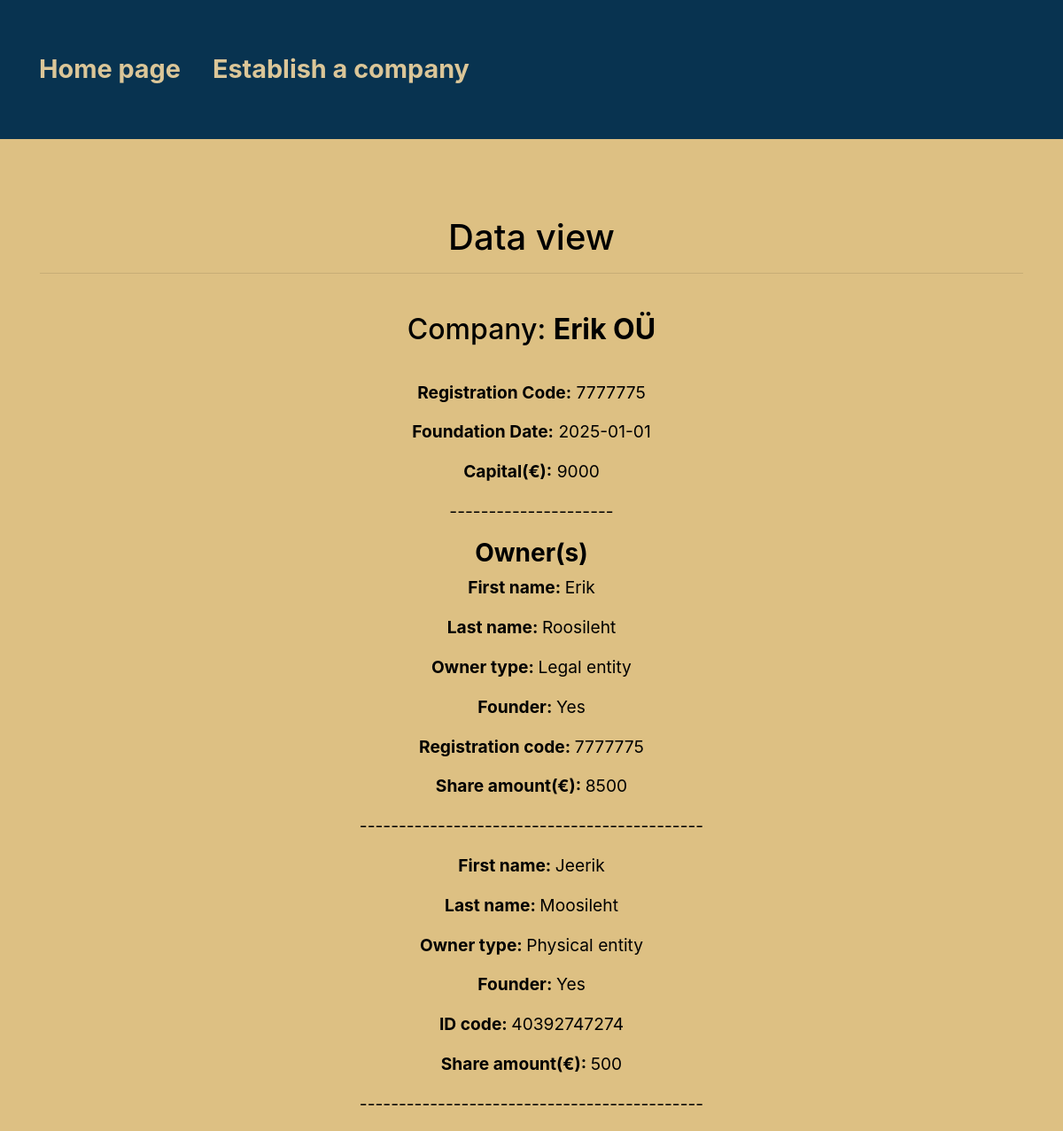
The app's page /data_view?company_id=1 with its own data.
### website/models.py (models this page shows, shortened)
class Company(db.Model):
    id = db.Column(db.Integer, primary_key=True)
    name = db.Column(db.String(100), nullable=False)
    registration_code = db.Column(db.String(7), unique=True, nullable=False)
    foundation_date = db.Column(db.Date, default=date.today, nullable=False)
    capital = db.Column(db.Integer, nullable=False)
    owners = db.relationship('Owner', backref='company', lazy=True)

class Owner(db.Model):
    id = db.Column(db.Integer, primary_key=True)
    owner_type = db.Column(db.String(10), nullable=False)
    first_name = db.Column(db.String(50), nullable=False)
    last_name = db.Column(db.String(50), nullable=False)
    personal_id = db.Column(db.String(11), nullable=False)
    share_amount = db.Column(db.Integer,default=0, nullable=False)
    is_founder = db.Column(db.Boolean, default=True, nullable=False)
    company_id = db.Column(db.Integer, db.ForeignKey('company.id'), nullable=False, index=True)

### website/views.py (the view)
@views.route('/data_view', methods=['GET'])
def data_view():
    company_id = request.args.get('company_id')
    company = Company.query.filter_by(id=company_id).first()
    if company_id:
        company = Company.query.filter_by(id=company_id).first()
    else:
        company = Company.query.order_by(Company.id.desc()).first()
    return render_template("data_view.html", companies=[company])

### website/templates/data_view.html (shortened to what this page needs)
{% extends "base.html" %}
{% block content %}
<br><br><br>
<h1 align="center">Data view</h1>
<hr>
<br>
<div align="center">
    {% if companies %}
        {% for company in companies %}
        <h2>Company: <strong>{{ company.name }}</strong></h2>
        <br>
        <p><strong>Registration Code:</strong> {{ company.registration_code }}</p>
        <p><strong>Foundation Date:</strong> {{ company.foundation_date }}</p>
        <p><strong>Capital(€):</strong> {{ company.capital }}</p>
        <p>---------------------</p>
        <h3><strong>Owner(s)</strong></h3>
        {% if company.owners %}
            {% for owner in company.owners %}
                {% if owner.owner_type == 'Physical' %}
                <p><strong>First name: </strong> {{ owner.first_name }}</p>
                <p><strong>Last name: </strong> {{ owner.last_name }}</p>
                <p><strong>Owner type: </strong> {{ owner.owner_type }} entity</p>
                    {% if owner.is_founder %}
                    <p><strong>Founder: </strong> Yes</p>
                    {% else %}
                    <p><strong>Founder: </strong> No</p>
                    {% endif %}
                <p><strong>ID code: </strong> {{ owner.personal_id }}</p>
                <p><strong>Share amount(€): </strong> {{ owner.share_amount }}</p>
                <p>--------------------------------------------</p>
                {% else %}
                <p><strong>First name: </strong> {{ owner.first_name }}</p>
                <p><strong>Last name: </strong> {{ owner.last_name }}</p>
                <p><strong>Owner type: </strong> {{ owner.owner_type }} entity</p>
                {% if owner.is_founder %}
                    <p><strong>Founder: </strong>Yes</p>
                    {% else %}
                    <p><strong>Founder: </strong>No</p>
                    {% endif %}
                <p><strong>Registration code: </strong> {{ company.registration_code }} </p>
                <p><strong>Share amount(€): </strong> {{ owner.share_amount }}</p>
                <p>--------------------------------------------</p>
                {% endif %}
            {% endfor %}
        {% else %}
            <p>No owners found for this company.</p>
        {% endif %}
        {% endfor %}
    {% else %}
        <p>No results found for your search.</p>
    {% endif %}
</div>
{% endblock %}

### website/templates/base.html (shortened to what this page needs)
<!DOCTYPE html>
<html>
  <head>
    <link
      rel="stylesheet"
      href="https://stackpath.bootstrapcdn.com/bootstrap/4.4.1/css/bootstrap.min.css"
    />
    <link
      rel="stylesheet"
      href="https://stackpath.bootstrapcdn.com/font-awesome/4.7.0/css/font-awesome.min.css"
      />
    <link
      rel="stylesheet"
      href="static/styles.css"
      />
    <link rel="stylesheet" href="https://pyscript.net/releases/2024.5.1/core.css">
  </head>
  <body>
    <nav class="navbar navbar-expand-lg">
        <div class="collapse navbar-collapse" id="navbar">
          <div class="navbar-nav">
            {% if request.endpoint == 'views.home' %}
            <a class="nav-item nav-link" href="/establish"><strong>Establish a company</strong></a>
            {% elif request.endpoint == 'views.data_view' %}
            <div class="navbar-nav"><a class="nav-item nav-link" href="/"><strong>Home page</strong></a></div>
            <div class="navbar-nav"><a class="nav-item nav-link" href="/establish"><strong>Establish a company</strong></a></div>
            {% else %}
            <a class="nav-item nav-link" href="/"><strong>Home page</strong></a>
            {% endif %}
          </div>
        </div>
    </nav>
    <div class="container">
      {% block content %}
       {% endblock %}
    </div>
  </body>
</html>

### website/static/styles.css (style rules this page uses)
body { background-color: rgb(221, 192, 131); font-size: 1.2em; color: black; }
.navbar { background-color: rgba(8, 51, 80); padding-bottom: 10px; font-size: 1.5em; }
.navbar-nav > a { color: rgb(219, 198, 152); margin-left: 20px; margin-top: 40px; margin-bottom: 40px; transition: color 0.3s ease; }

### records on screen
Company: name "Erik OÜ", registration_code "7777775", foundation_date "2025-01-01", capital "9000"
Owner: first_name "Erik", last_name "Roosileht", owner_type "Legal", shows "Founder:", is_founder "Yes", share_amount "8500"
Owner: first_name "Jeerik", last_name "Moosileht", owner_type "Physical", shows "Founder:", is_founder "Yes", personal_id "40392747274", share_amount "500"
